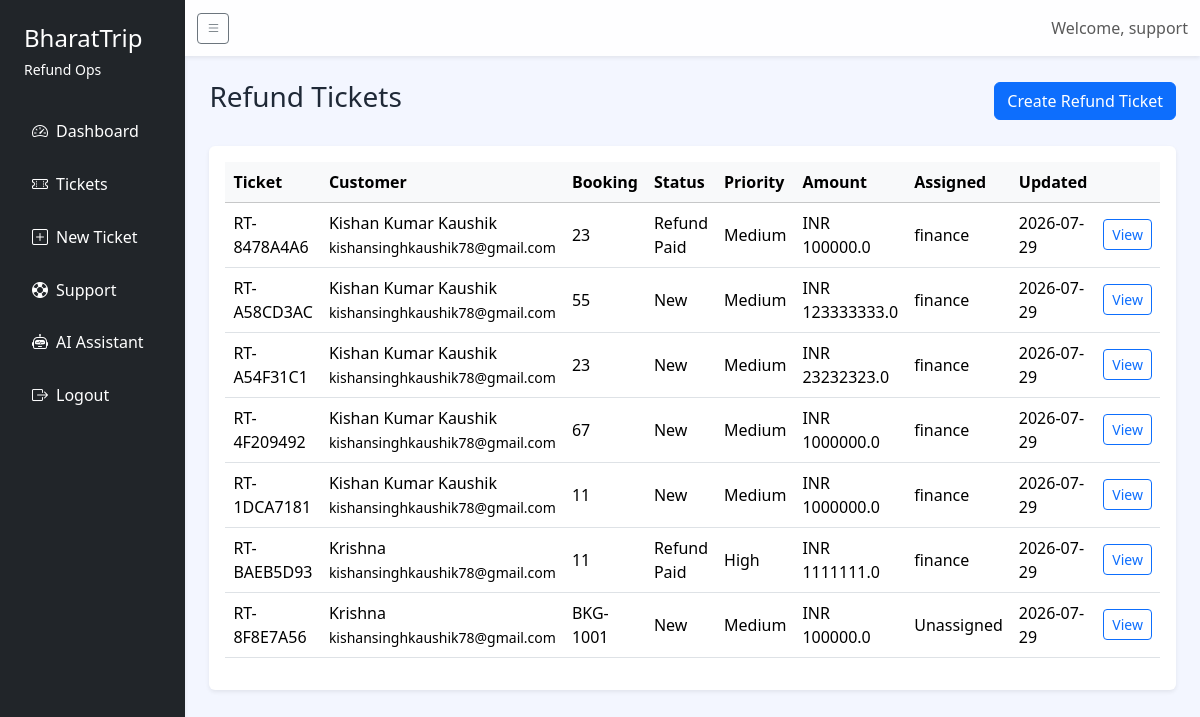
Page /search (signed in) on the committed database.
### models.py (models this page shows, shortened)
class User(db.Model, UserMixin):
    __tablename__ = "users"
    id = db.Column(db.Integer, primary_key=True)
    username = db.Column(db.String(80), unique=True, nullable=False)
    password = db.Column(db.String(255), nullable=False)
    role = db.Column(db.String(50), nullable=False)
    email = db.Column(db.String(120), unique=True, nullable=True)
    created_at = db.Column(db.DateTime, default=datetime.utcnow)
    created_tickets = db.relationship("RefundTicket", back_populates="created_by", foreign_keys="RefundTicket.created_by_id")
    assigned_tickets = db.relationship("RefundTicket", back_populates="assigned_user", foreign_keys="RefundTicket.assigned_user_id")

class RefundTicket(db.Model):
    __tablename__ = "refund_tickets"
    id = db.Column(db.Integer, primary_key=True)
    ticket_number = db.Column(db.String(32), unique=True, nullable=False, default=generate_ticket_number)
    customer_name = db.Column(db.String(150), nullable=False)
    agent_name = db.Column(db.String(150), nullable=True)
    customer_email = db.Column(db.String(150), nullable=False)
    customer_phone = db.Column(db.String(50), nullable=True)
    booking_id = db.Column(db.String(100), nullable=False)
    booking_date = db.Column(db.Date, nullable=True)
    cancellation_date = db.Column(db.Date, nullable=True)
    refund_amount = db.Column(db.Float, nullable=False)
    approved_amount = db.Column(db.Float, nullable=True)
    currency = db.Column(db.String(10), default=BaseConfig.DEFAULT_CURRENCY)
    priority = db.Column(db.String(20), default="Medium")
    reason = db.Column(db.Text, nullable=True)
    status = db.Column(db.String(50), default="New")
    assigned_user_id = db.Column(db.Integer, db.ForeignKey("users.id"), nullable=True)
    payment_reference = db.Column(db.String(120), nullable=True)
    payment_date = db.Column(db.Date, nullable=True)
    support_notes = db.Column(db.Text, nullable=True)
    finance_notes = db.Column(db.Text, nullable=True)
    attachments = db.Column(db.Text, default="[]")
    is_escalated = db.Column(db.Boolean, default=False)
    created_by_id = db.Column(db.Integer, db.ForeignKey("users.id"), nullable=False)
    created_at = db.Column(db.DateTime, default=datetime.utcnow)
    updated_at = db.Column(db.DateTime, default=datetime.utcnow, onupdate=datetime.utcnow)
    created_by = db.relationship("User", back_populates="created_tickets", foreign_keys=[created_by_id])
    assigned_user = db.relationship("User", back_populates="assigned_tickets", foreign_keys=[assigned_user_id])
    audit_logs = db.relationship("AuditLog", back_populates="ticket", order_by="AuditLog.created_at.desc()")
    email_logs = db.relationship("EmailLog", back_populates="ticket", order_by="EmailLog.sent_at.desc()")

### blueprints/dashboard.py (the view, shortened to what this page needs)
@dashboard_bp.route("/search")
@login_required
def search():
    query = request.args.get("q", "").strip()
    filters = {}
    tickets = TicketRepository.search(filters)
    return render_template("ticket_list.html", user=current_user, tickets=tickets, query=query)

### repositories.py (called while the page is built, shortened)
    @staticmethod
    def search(filters: dict = None):
        query = RefundTicket.query
        if not filters:
            return query.order_by(RefundTicket.updated_at.desc()).all()

### templates/ticket_list.html (shortened to what this page needs)
{% extends 'layout.html' %}
{% block content %}
<div class="page-header d-flex justify-content-between align-items-center mb-4">
  <div>
    <h1 class="h3">Refund Tickets</h1>
  </div>
  <a href="{{ url_for('tickets.create_ticket') }}" class="btn btn-primary">Create Refund Ticket</a>
</div>
<div class="table-responsive shadow-sm rounded bg-white p-3">
  <table class="table table-hover align-middle">
    <thead class="table-light">
      <tr>
        <th>Ticket</th>
        <th>Customer</th>
        <th>Booking</th>
        <th>Status</th>
        <th>Priority</th>
        <th>Amount</th>
        <th>Assigned</th>
        <th>Updated</th>
        <th></th>
      </tr>
    </thead>
    <tbody>
      {% for ticket in tickets %}
      <tr>
        <td>{{ ticket.ticket_number }}</td>
        <td>{{ ticket.customer_name }}<br><small>{{ ticket.customer_email }}</small></td>
        <td>{{ ticket.booking_id }}</td>
        <td>{{ ticket.status }}</td>
        <td>{{ ticket.priority }}</td>
        <td>{{ ticket.currency }} {{ ticket.refund_amount }}</td>
        <td>{{ ticket.assigned_user.username if ticket.assigned_user else 'Unassigned' }}</td>
        <td>{{ ticket.updated_at.strftime('%Y-%m-%d') }}</td>
        <td><a href="{{ url_for('tickets.view_ticket', ticket_id=ticket.id) }}" class="btn btn-sm btn-outline-primary">View</a></td>
      </tr>
      {% else %}
      <tr>
        <td colspan="9" class="text-center text-muted">No refund tickets found.</td>
      </tr>
      {% endfor %}
    </tbody>
  </table>
</div>
{% endblock %}

### templates/layout.html (shortened to what this page needs)
<!doctype html>
<html lang="en">
  <head>
    <link href="https://cdn.jsdelivr.net/npm/bootstrap@5.3.2/dist/css/bootstrap.min.css" rel="stylesheet" />
    <link href="https://cdn.jsdelivr.net/npm/bootstrap-icons@1.11.3/font/bootstrap-icons.css" rel="stylesheet" />
    <link rel="stylesheet" href="{{ url_for('static', filename='css/style.css') }}" />
  </head>
  <body>
    <div class="app-shell">
      <div class="sidebar bg-dark text-white shadow-sm">
        <div class="sidebar-brand p-4">
          <a class="text-white text-decoration-none" href="{{ url_for('dashboard.index') }}">
            <h4 class="mb-1">BharatTrip</h4>
            <small>Refund Ops</small>
          </a>
        </div>
        <nav class="nav flex-column px-3">
          <a class="nav-link text-white" href="{{ url_for('dashboard.index') }}"><i class="bi bi-speedometer2 me-2"></i><span class="nav-text">Dashboard</span></a>
          {% if current_user.is_authenticated %}
          <a class="nav-link text-white" href="{{ url_for('tickets.list_tickets') }}"><i class="bi bi-ticket-perforated me-2"></i><span class="nav-text">Tickets</span></a>
          <a class="nav-link text-white" href="{{ url_for('tickets.create_ticket') }}"><i class="bi bi-plus-square me-2"></i><span class="nav-text">New Ticket</span></a>
          <a class="nav-link text-white" href="{{ url_for('support.index') }}"><i class="bi bi-life-preserver me-2"></i><span class="nav-text">Support</span></a>
          <a class="nav-link text-white" href="{{ url_for('ai.chat') }}"><i class="bi bi-robot me-2"></i><span class="nav-text">AI Assistant</span></a>
          <a class="nav-link text-white" href="{{ url_for('auth.logout') }}"><i class="bi bi-box-arrow-right me-2"></i><span class="nav-text">Logout</span></a>
          {% endif %}
        </nav>
      </div>
      <div class="content-shell">
        <nav class="navbar navbar-expand-lg navbar-light bg-white shadow-sm mb-4">
          <div class="container-fluid d-flex align-items-center">
            <button class="btn btn-outline-secondary btn-sm me-3" id="sidebarToggle" type="button">
              <i class="bi bi-list"></i>
            </button>
            <span class="navbar-text">Welcome, {{ current_user.username if current_user.is_authenticated else 'Guest' }}</span>
          </div>
        </nav>
        <div class="container-fluid px-4">
          {% block content %}{% endblock %}
        </div>
      </div>
    </div>
  </body>
</html>

### static/css/style.css (style rules this page uses)
:root { color-scheme: light; --bg: #f3f6ff; --surface: #ffffff; --surface-alt: #eef2ff; --text: #1f2937; --muted: #6b7280; --primary: #3b82f6; --shadow: 0 20px 50px rgba(15, 23, 42, 0.08); }
body { background: linear-gradient(180deg, #eef2ff 0%, #f8fafc 100%); min-height: 100vh; color: var(--text); }
.app-shell { display: flex; min-height: 100vh; }
.sidebar { min-height: 100vh; width: 260px; position: sticky; top: 0; transition: width 0.2s ease; }
.sidebar .nav-link { color: rgba(255, 255, 255, 0.85); padding: 0.9rem 1rem; }
.content-shell { flex: 1; background: var(--bg); min-height: 100vh; }
.navbar { background: rgba(255, 255, 255, 0.95) !important; }

### rows in the picture
User: username "support"
RefundTicket: ticket_number "RT-8478A4A6", customer_name "Kishan Kumar Kaushik", customer_email "kishansinghkaushik78@gmail.com", booking_id "23", status "Refund Paid", priority "Medium", currency "INR", refund_amount "100000.0", assigned_user "finance", updated_at "2026-07-29"
RefundTicket: ticket_number "RT-A58CD3AC", customer_name "Kishan Kumar Kaushik", customer_email "kishansinghkaushik78@gmail.com", booking_id "55", status "New", priority "Medium", currency "INR", refund_amount "123333333.0", assigned_user "finance", updated_at "2026-07-29"
RefundTicket: ticket_number "RT-A54F31C1", customer_name "Kishan Kumar Kaushik", customer_email "kishansinghkaushik78@gmail.com", booking_id "23", status "New", priority "Medium", currency "INR", refund_amount "23232323.0", assigned_user "finance", updated_at "2026-07-29"
RefundTicket: ticket_number "RT-4F209492", customer_name "Kishan Kumar Kaushik", customer_email "kishansinghkaushik78@gmail.com", booking_id "67", status "New", priority "Medium", currency "INR", refund_amount "1000000.0", assigned_user "finance", updated_at "2026-07-29"
RefundTicket: ticket_number "RT-1DCA7181", customer_name "Kishan Kumar Kaushik", customer_email "kishansinghkaushik78@gmail.com", booking_id "11", status "New", priority "Medium", currency "INR", refund_amount "1000000.0", assigned_user "finance", updated_at "2026-07-29"
RefundTicket: ticket_number "RT-BAEB5D93", customer_name "Krishna", customer_email "kishansinghkaushik78@gmail.com", booking_id "11", status "Refund Paid", priority "High", currency "INR", refund_amount "1111111.0", assigned_user "finance", updated_at "2026-07-29"
RefundTicket: ticket_number "RT-8F8E7A56", customer_name "Krishna", customer_email "kishansinghkaushik78@gmail.com", booking_id "BKG-1001", status "New", priority "Medium", currency "INR", refund_amount "100000.0", assigned_user "Unassigned", updated_at "2026-07-29"
